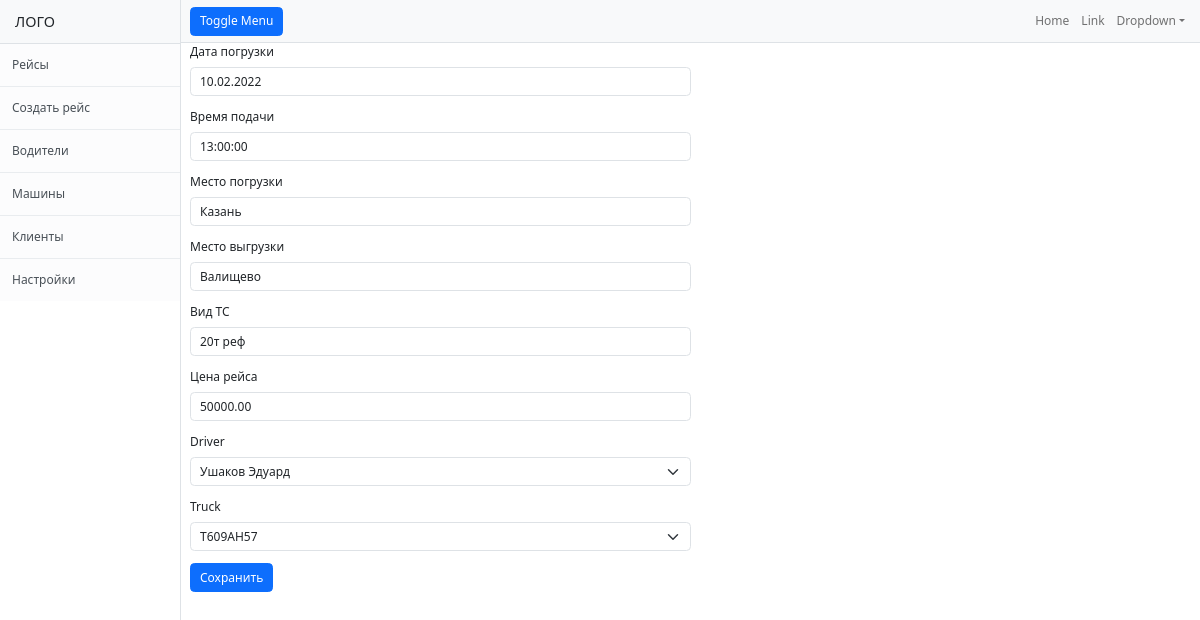
Page /update/37 on the committed database.
### TruckReestr/models.py (models this page shows, shortened)
class Trip(models.Model):
    trip_date = models.DateField(verbose_name="Дата погрузки")
    trip_time = models.TimeField(verbose_name="Время подачи")
    trip_from = models.CharField(verbose_name="Место погрузки", max_length=255)
    trip_to = models.CharField(verbose_name="Место выгрузки", max_length=255)
    type_auto = models.CharField(verbose_name="Вид ТС", max_length=50)
    trip_cost = models.DecimalField(verbose_name="Цена рейса", max_digits=10, decimal_places=2)
    driver = models.ForeignKey("Driver", on_delete=models.CASCADE)
    truck = models.ForeignKey("Truck", on_delete=models.CASCADE)
    docs = models.FileField(verbose_name="Док-ты", upload_to='media', null=True, blank=True)
    class Meta:
        verbose_name = 'Рейс'
        verbose_name_plural = 'Рейсы'
        ordering = ['-trip_date', 'trip_time']

### TruckReestr/views.py (the view)
# urls.py: path('update/<int:pk>', TripUpdateView.as_view(), name='tripupdate'),
class TripUpdateView(UpdateView):
    model = Trip
    fields = ['trip_date', 'trip_time', 'trip_from', 'trip_to', 'type_auto', 'trip_cost', 'driver', 'truck', ]
    template_name = '../templates/TruckReestr/trip_form.html'
    success_url = '/'

### TruckReestr/models.py (called while the page is built)
    def __str__(self):
        return f"{self.surname} {self.name}"

    def __str__(self):
        return self.number_auto

### templates/TruckReestr/trip_form.html (shortened to what this page needs)
{% extends 'TruckReestr/base.html' %}
{% block content %}
{% load bootstrap5 %}
{% bootstrap_css %}
<div class="col-6">
<form  method="POST" enctype="multipart/form-data" class="form">
  {% bootstrap_form form  %}
  {% buttons %}
    <button type="submit" class="btn btn-primary">
      Сохранить
    </button>
  {% endbuttons %}
</form>
</div>
{% endblock content %}

### rows in the picture
Trip: trip_date "10.02.2022", trip_time "13:00:00", trip_from "Казань", trip_to "Валищево", type_auto "20т реф", trip_cost "50000.00", driver "Ушаков Эдуард", truck "Т609АН57"
